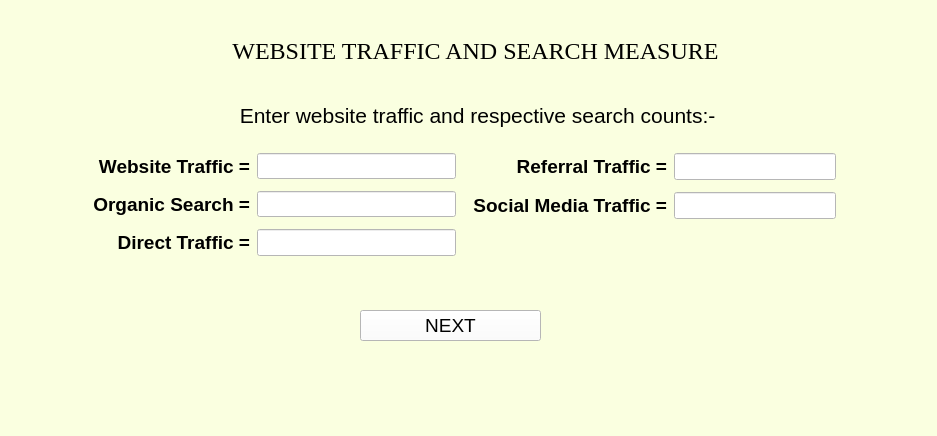
<?xml version="1.0" encoding="UTF-8"?>
<ui version="4.0">
 <class>MainWindow</class>
 <widget class="QMainWindow" name="MainWindow">
  <property name="geometry">
   <rect>
    <x>0</x>
    <y>0</y>
    <width>937</width>
    <height>436</height>
   </rect>
  </property>
  <property name="windowTitle">
   <string>MainWindow</string>
  </property>
  <property name="styleSheet">
   <string notr="true">background-color:rgb(250, 255, 224)</string>
  </property>
  <widget class="QWidget" name="centralwidget">
   <widget class="QLabel" name="label_10">
    <property name="geometry">
     <rect>
      <x>0</x>
      <y>30</y>
      <width>951</width>
      <height>41</height>
     </rect>
    </property>
    <property name="font">
     <font>
      <family>Times New Roman</family>
      <pointsize>18</pointsize>
     </font>
    </property>
    <property name="text">
     <string>WEBSITE TRAFFIC AND SEARCH MEASURE</string>
    </property>
    <property name="alignment">
     <set>Qt::AlignCenter</set>
    </property>
   </widget>
   <widget class="QLabel" name="label">
    <property name="geometry">
     <rect>
      <x>0</x>
      <y>90</y>
      <width>961</width>
      <height>51</height>
     </rect>
    </property>
    <property name="font">
     <font>
      <family>Arial</family>
      <pointsize>16</pointsize>
     </font>
    </property>
    <property name="layoutDirection">
     <enum>Qt::LeftToRight</enum>
    </property>
    <property name="text">
     <string>Enter website traffic and respective search counts:- </string>
    </property>
    <property name="alignment">
     <set>Qt::AlignCenter</set>
    </property>
   </widget>
   <widget class="QWidget" name="layoutWidget">
    <property name="geometry">
     <rect>
      <x>90</x>
      <y>150</y>
      <width>371</width>
      <height>111</height>
     </rect>
    </property>
    <property name="font">
     <font>
      <family>Arial</family>
      <pointsize>14</pointsize>
      <weight>50</weight>
      <bold>false</bold>
     </font>
    </property>
    <layout class="QFormLayout" name="formLayout">
     <property name="labelAlignment">
      <set>Qt::AlignRight|Qt::AlignTrailing|Qt::AlignVCenter</set>
     </property>
     <property name="horizontalSpacing">
      <number>7</number>
     </property>
     <property name="verticalSpacing">
      <number>12</number>
     </property>
     <property name="leftMargin">
      <number>3</number>
     </property>
     <property name="topMargin">
      <number>3</number>
     </property>
     <property name="rightMargin">
      <number>5</number>
     </property>
     <property name="bottomMargin">
      <number>5</number>
     </property>
     <item row="0" column="0">
      <widget class="QLabel" name="label_3">
       <property name="font">
        <font>
         <family>Arial</family>
         <pointsize>14</pointsize>
         <weight>75</weight>
         <bold>true</bold>
        </font>
       </property>
       <property name="text">
        <string>Website Traffic =</string>
       </property>
       <property name="alignment">
        <set>Qt::AlignRight|Qt::AlignTrailing|Qt::AlignVCenter</set>
       </property>
      </widget>
     </item>
     <item row="1" column="0">
      <widget class="QLabel" name="label_2">
       <property name="font">
        <font>
         <family>Arial</family>
         <pointsize>14</pointsize>
         <weight>75</weight>
         <bold>true</bold>
        </font>
       </property>
       <property name="text">
        <string>Organic Search =</string>
       </property>
       <property name="alignment">
        <set>Qt::AlignRight|Qt::AlignTrailing|Qt::AlignVCenter</set>
       </property>
      </widget>
     </item>
     <item row="1" column="1">
      <widget class="QLineEdit" name="web_traffic_2">
       <property name="font">
        <font>
         <family>Arial</family>
         <pointsize>12</pointsize>
         <weight>50</weight>
         <bold>false</bold>
        </font>
       </property>
       <property name="styleSheet">
        <string notr="true">background-color:rgb(255, 255, 255)</string>
       </property>
      </widget>
     </item>
     <item row="2" column="0">
      <widget class="QLabel" name="label_4">
       <property name="font">
        <font>
         <family>Arial</family>
         <pointsize>14</pointsize>
         <weight>75</weight>
         <bold>true</bold>
        </font>
       </property>
       <property name="text">
        <string>Direct Traffic =</string>
       </property>
       <property name="alignment">
        <set>Qt::AlignRight|Qt::AlignTrailing|Qt::AlignVCenter</set>
       </property>
      </widget>
     </item>
     <item row="2" column="1">
      <widget class="QLineEdit" name="web_traffic_3">
       <property name="font">
        <font>
         <family>Arial</family>
         <pointsize>12</pointsize>
         <weight>50</weight>
         <bold>false</bold>
        </font>
       </property>
       <property name="styleSheet">
        <string notr="true">background-color:rgb(255, 255, 255)</string>
       </property>
      </widget>
     </item>
     <item row="0" column="1">
      <widget class="QLineEdit" name="web_traffic_1">
       <property name="font">
        <font>
         <family>Arial</family>
         <pointsize>12</pointsize>
         <weight>50</weight>
         <bold>false</bold>
        </font>
       </property>
       <property name="styleSheet">
        <string notr="true">background-color:rgb(255, 255, 255)</string>
       </property>
      </widget>
     </item>
    </layout>
   </widget>
   <widget class="QWidget" name="layoutWidget">
    <property name="geometry">
     <rect>
      <x>360</x>
      <y>290</y>
      <width>181</width>
      <height>71</height>
     </rect>
    </property>
    <property name="font">
     <font>
      <family>Arial</family>
      <pointsize>14</pointsize>
     </font>
    </property>
    <layout class="QGridLayout" name="gridLayout">
     <property name="horizontalSpacing">
      <number>20</number>
     </property>
     <item row="0" column="0">
      <widget class="QPushButton" name="nextButton">
       <property name="font">
        <font>
         <family>Arial</family>
         <pointsize>14</pointsize>
        </font>
       </property>
       <property name="styleSheet">
        <string notr="true">background-color:rgb(255, 255, 255)</string>
       </property>
       <property name="text">
        <string>NEXT</string>
       </property>
      </widget>
     </item>
    </layout>
   </widget>
   <widget class="QWidget" name="layoutWidget_2">
    <property name="geometry">
     <rect>
      <x>470</x>
      <y>150</y>
      <width>371</width>
      <height>111</height>
     </rect>
    </property>
    <property name="font">
     <font>
      <family>Arial</family>
      <pointsize>14</pointsize>
      <weight>50</weight>
      <bold>false</bold>
     </font>
    </property>
    <layout class="QFormLayout" name="formLayout_2">
     <property name="labelAlignment">
      <set>Qt::AlignRight|Qt::AlignTrailing|Qt::AlignVCenter</set>
     </property>
     <property name="horizontalSpacing">
      <number>7</number>
     </property>
     <property name="verticalSpacing">
      <number>12</number>
     </property>
     <property name="leftMargin">
      <number>3</number>
     </property>
     <property name="topMargin">
      <number>3</number>
     </property>
     <property name="rightMargin">
      <number>5</number>
     </property>
     <property name="bottomMargin">
      <number>5</number>
     </property>
     <item row="0" column="0">
      <widget class="QLabel" name="label_5">
       <property name="font">
        <font>
         <family>Arial</family>
         <pointsize>14</pointsize>
         <weight>75</weight>
         <bold>true</bold>
        </font>
       </property>
       <property name="text">
        <string>Referral Traffic =</string>
       </property>
       <property name="alignment">
        <set>Qt::AlignRight|Qt::AlignTrailing|Qt::AlignVCenter</set>
       </property>
      </widget>
     </item>
     <item row="0" column="1">
      <widget class="QLineEdit" name="web_traffic_4">
       <property name="font">
        <font>
         <family>Arial</family>
         <pointsize>12</pointsize>
         <weight>50</weight>
         <bold>false</bold>
        </font>
       </property>
       <property name="styleSheet">
        <string notr="true">background-color:rgb(255, 255, 255)</string>
       </property>
      </widget>
     </item>
     <item row="1" column="0">
      <widget class="QLabel" name="label_6">
       <property name="font">
        <font>
         <family>Arial</family>
         <pointsize>14</pointsize>
         <weight>75</weight>
         <bold>true</bold>
        </font>
       </property>
       <property name="text">
        <string>Social Media Traffic =</string>
       </property>
       <property name="alignment">
        <set>Qt::AlignRight|Qt::AlignTrailing|Qt::AlignVCenter</set>
       </property>
      </widget>
     </item>
     <item row="1" column="1">
      <widget class="QLineEdit" name="web_traffic_5">
       <property name="font">
        <font>
         <family>Arial</family>
         <pointsize>12</pointsize>
         <weight>50</weight>
         <bold>false</bold>
        </font>
       </property>
       <property name="styleSheet">
        <string notr="true">background-color:rgb(255, 255, 255)</string>
       </property>
      </widget>
     </item>
    </layout>
   </widget>
  </widget>
  <widget class="QMenuBar" name="menubar">
   <property name="geometry">
    <rect>
     <x>0</x>
     <y>0</y>
     <width>937</width>
     <height>18</height>
    </rect>
   </property>
  </widget>
  <widget class="QStatusBar" name="statusbar"/>
 </widget>
 <resources/>
 <connections/>
</ui>
